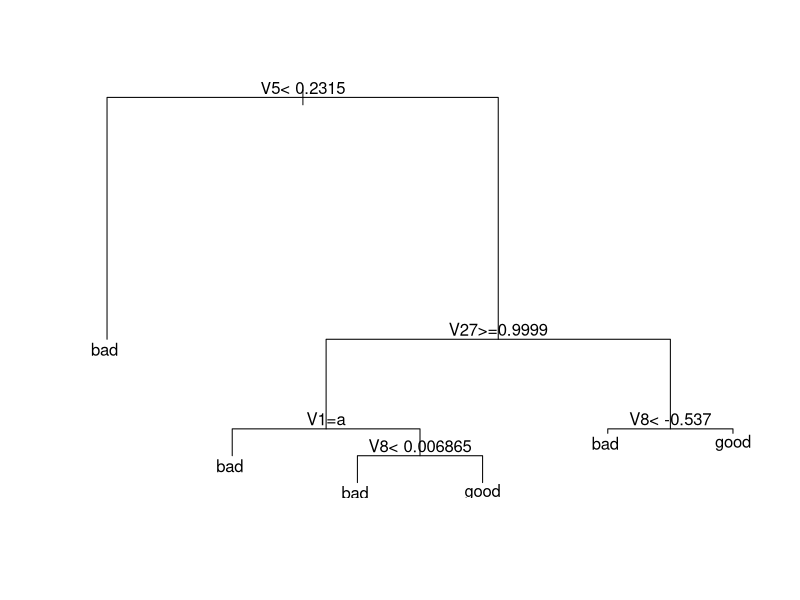
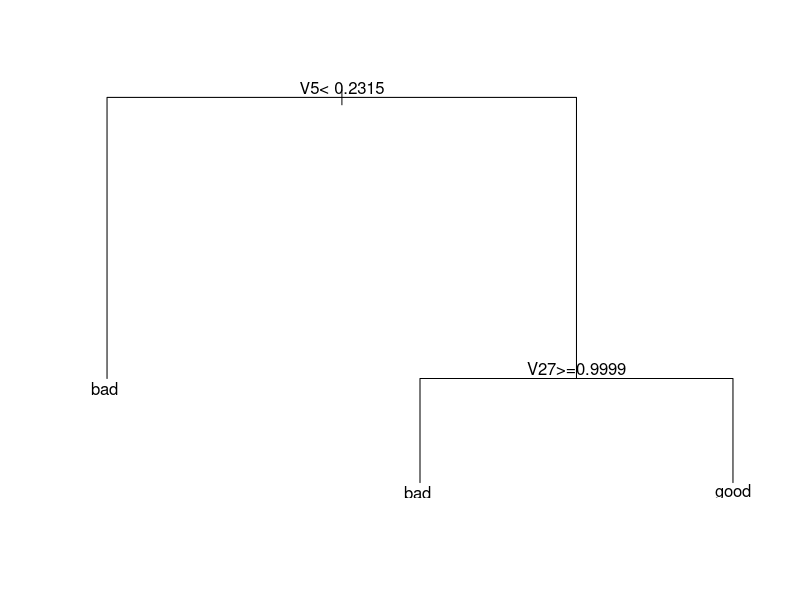

These figures' R source, in order:
library(xtable)
library(rpart)
library(mlbench)
data('Ionosphere')
str(Ionosphere)


v <- Ionosphere$Class

table(v)

set.seed(522)

Ionosphere[, 'train'] <- ifelse(runif(nrow(Ionosphere)) < 0.75, 1, 0)

trainSet <- Ionosphere[Ionosphere$train == 1,]
testSet <- Ionosphere[Ionosphere$train == 0, ]

trainColNum <- grep('train', names(trainSet))

trainSet <- trainSet[, -trainColNum]
testSet <- testSet[, -trainColNum]

typeColNum <- grep('Class', names(Ionosphere))
rpart_model <-rpart(Class~.,data=trainSet, method='class')

rpart_model <- rpart(Class~., data=trainSet, method = 'class')

plot(rpart_model)
text(rpart_model)

rpart_predict <-  predict(rpart_model,testSet[,-typeColNum],type='class')

mn1 <- mean(rpart_predict==testSet$Class)
mn1

table(pred=rpart_predict,true=testSet$Class)


## Pruning the decision tree
printcp(rpart_model)

opt  <-  which.min(rpart_model$cptable[,'xerror'])

cp <-  rpart_model$cptable[opt, 'CP']
pruned_model <-  prune(rpart_model,cp)
plot(pruned_model);text(pruned_model)


rpart_pruned_predict <- predict(pruned_model, testSet[, -typeColNum], type='class')
mn2 <- mean(rpart_pruned_predict==testSet$Class)
mn2

table(pred=rpart_pruned_predict,true=testSet$Class)
